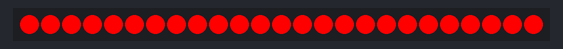
Simulated run of this program. Board: CircuitPython board. On the bench: 25 RGB LEDs in strip order, left to right.

Above: at 0.1 s.
At 1.1 s:
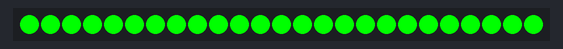
At 2.1 s:
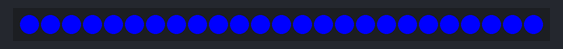

The program:

cycle0.py
```python
import time
import board
import neopixel

pixels = neopixel.NeoPixel(board.D10, 25)  # Adjust 30 to match your LED count


# Cycle through colors
while True:
    pixels.fill((255, 0, 0))  # Red
    time.sleep(1)
    pixels.fill((0, 255, 0))  # Green
    time.sleep(1)
    pixels.fill((0, 0, 255))  # Blue
    time.sleep(1)
    pixels.fill((255, 255, 255, 255))
time.sleep(1)
```

Measured:
- by itself, everything shown: repeats every 3.0 s, in 3 steps
- what the display in image 1 shows lasts 1.0 s, from 1.0 s to 2.0 s
